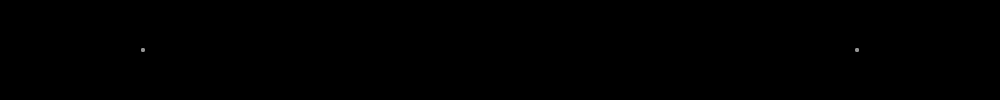
Frame 1 (no input)
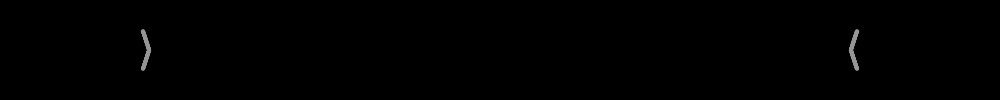
Frame 60 (no input)
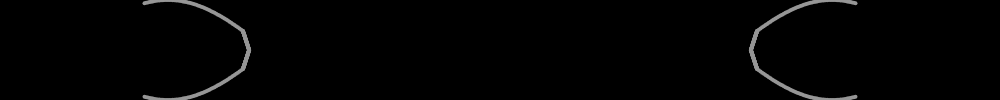
Frame 120 (the mouse pressed at the canvas centre since frame 60)

The p5.js sketch that drew these frames (run headless with seeded random() and noise() and a simulated clock; from frame 60 on, the mouse is pressed at the canvas centre):

// p5.js sketch
// ── sketch.js
var alfa = 0;
//int step = 10;

var Width = 1000;
var Height = 100;

var xLeft = Width/7;
var xRight = 6*(Width/7);

var lambdaMin = 100; //pixels
var lambdaMax = 400; //pixels
var periodMin = 240; //frames
var periodMax = 960; //frames

var xLeftPoints = new Array(0);
var yLeftPoints = new Array(0);
var xRightPoints = new Array(0);
var yRightPoints = new Array(0);

var xLeftPoints2 = new Array(0);
var yLeftPoints2 = new Array(0);
var xRightPoints2 = new Array(0);
var yRightPoints2 = new Array(0);

function setup(){
    createCanvas(Width,Height);
    background(0);
    frameRate(60);
    pixelDensity(displayDensity());
}

function draw(){
    background(0);
    stroke(150);
    strokeWeight(4);

    xLeftPoints.push(xLeft);
    yLeftPoints.push(sin(alfa)*(height/2)+height/2);
    xRightPoints.push(xRight);
    yRightPoints.push(sin(alfa)*(height/2)+height/2);
  
    xLeftPoints2.push(xLeft);
    yLeftPoints2.push(sin(-alfa)*(height/2)+height/2);
    xRightPoints2.push(xRight);
    yRightPoints2.push(sin(-alfa)*(height/2)+height/2);
  
    //x = x + step;
    var Y = (abs(mouseY-(Height/2))/((Height/2)));
    var X = 1-(abs(mouseX-((Width)/2)))/((Width)/2);
    var period = periodMin + Y*(periodMax - periodMin);
    alfa = alfa + (2*PI/(period)); //*step;
    var lambda = lambdaMin + X*(lambdaMax-lambdaMin);
  
    for(var i = 0; i < xLeftPoints.length; i++) {
	xLeftPoints[i] = xLeftPoints[i] + (lambda)/(period);
	point(xLeftPoints[i],yLeftPoints[i]);
	xRightPoints[i] = xRightPoints[i] - (lambda)/(period);
	point(xRightPoints[i],yRightPoints[i]);
	xLeftPoints2[i] = xLeftPoints2[i] + (lambda)/(period);
	point(xLeftPoints2[i],yLeftPoints2[i]);
	xRightPoints2[i] = xRightPoints2[i] - (lambda)/(period);
	point(xRightPoints2[i],yRightPoints2[i]);
    }
    if (xLeftPoints.length == int(Width)*1.5) {
	xLeftPoints.shift();
	yLeftPoints.shift();
	xRightPoints.shift();
	yRightPoints.shift();
	
	xLeftPoints2.shift();
	yLeftPoints2.shift();
	xRightPoints2.shift();
	yRightPoints2.shift();
    }
}
